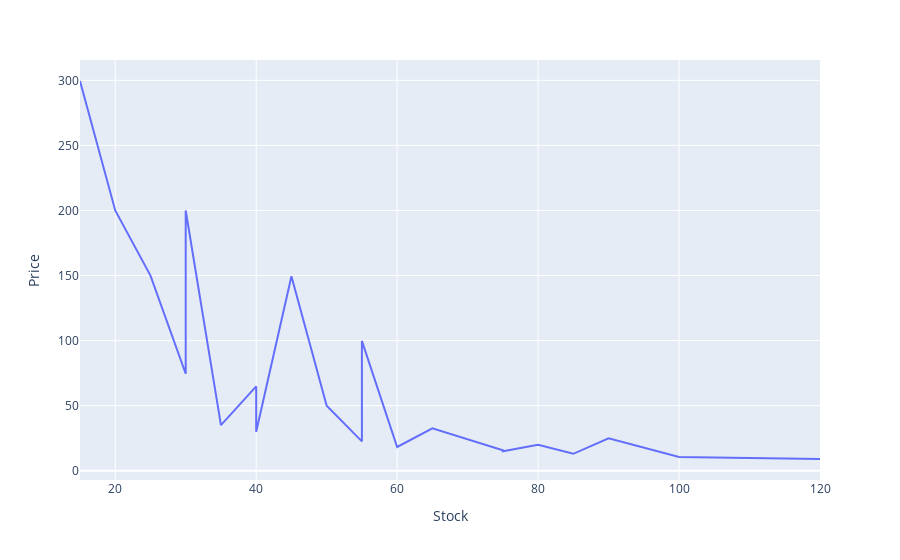

Notebook cell for this chart:
### Code cell
import plotly.express as px
f = px.line(
    # df, 
    df.sort_values(by="Stock"), # Verlo de manera ordenada, ordeno por X en la grafica
    "Stock",
    "Price"
)
f.show()

### Figure 1 — Plotly figure (JSON) as saved in the notebook; plotly's stock layout.template omitted (floating-point values rounded to 4 significant figures)
{"data": [{"hovertemplate": "Stock=%{x}<br>Price=%{y}<extra></extra>", "legendgroup": "", "line": {"color": "#636efa", "dash": "solid"}, "marker": {"symbol": "circle"}, "mode": "lines", "name": "", "orientation": "v", "showlegend": false, "type": "scatter", "x": [15, 20, 25, 30, 30, 35, 40, 40, 45, 50, 55, 55, 60, 65, 75, 75, 80, 85, 90, 100, 120], "xaxis": "x", "y": [299.5, 200.0, 150.0, 74.5, 200.0, 34.99, 64.75, 29.99, 149.5, 49.99, 22.5, 99.75, 18.25, 32.5, 15.75, 14.99, 19.99, 12.99, 24.95, 10.5, 8.99], "yaxis": "y"}], "layout": {"legend": {"tracegroupgap": 0}, "margin": {"t": 60}, "xaxis": {"anchor": "y", "domain": [0, 1], "title": {"text": "Stock"}}, "yaxis": {"anchor": "x", "domain": [0, 1], "title": {"text": "Price"}}}}
